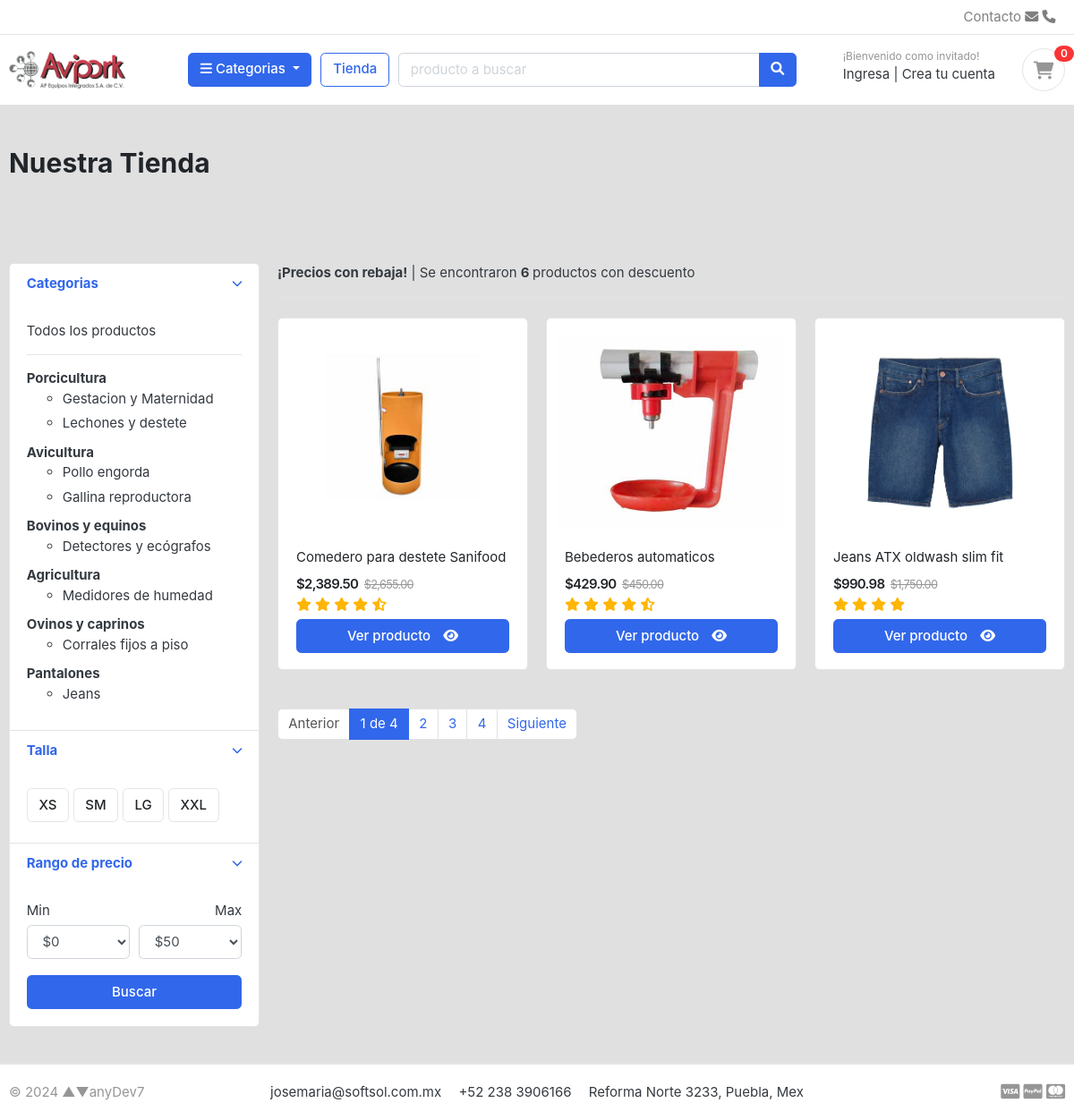
/store/, run on the app's committed database.
### category/models.py (models this page shows, shortened)
class Category(models.Model):
    name = models.CharField("Nombre", max_length=50, unique=True)
    slug = models.SlugField(max_length=100, unique=True)
    desc = models.TextField("Descripción", max_length=255, blank=True)
    image = models.ImageField(upload_to='photos/categories', blank=True)
    class Meta:
        verbose_name = 'categoria'
        verbose_name_plural = 'categorias'
    def get_url(self):
        return reverse('prod_by_cat', args=[None,self.slug,"c"])

class SubCategory(models.Model):
    name = models.CharField("Nombre", max_length=50, unique=True)
    slug = models.SlugField(max_length=100, unique=True)
    desc = models.TextField("Descripción", max_length=255, blank=True)
    image = models.ImageField("Imagenes", upload_to='photos/subcategories', blank=True)
    category = models.ForeignKey(Category, verbose_name="Categoria", on_delete=models.PROTECT)
    class Meta:
        verbose_name = 'subcategoria'
        verbose_name_plural = 'subcategorias'
    def get_url(self):
        return reverse('prod_by_cat', args=[self.slug,None,"s"]) # Solo funciona para el filtrado por subcategoria
    def __str__(self):
        return self.name

### store/models.py (models this page shows, shortened)
class Product(models.Model):
    name = models.CharField('Nombre prod', max_length=100, unique=True)
    slug = models.SlugField(max_length=255, unique=True)
    brand = models.CharField('Marca', max_length=50, blank=True)
    description = models.TextField('Descripción', max_length=300, blank=True)
    data_sheet = models.TextField('Ficha técnica', max_length=1000, blank=True)
    price = models.FloatField('Precio', blank=True)
    stock = models.IntegerField('Existencias totales', blank=True)
    stockvariations = models.ManyToManyField(Variation, through='StockVar', blank=True)
    tax = models.FloatField('Impuesto', blank=True,default=0.02)
    is_available = models.BooleanField('Disponible', default=True)
    has_discount = models.BooleanField('¿Descuento?', default=False)
    discount = models.FloatField(blank=True, null=True)
    low_price = models.FloatField('Precio con descuento', blank=True, default=0)
    start_by = models.DateTimeField(blank=True, null=True)
    end_by = models.DateTimeField(blank=True, null=True)
    image1 = models.ImageField(upload_to='photos/products', blank=True)
    image2 = models.ImageField(upload_to='photos/products', blank=True)
    image3 = models.ImageField(upload_to='photos/products', blank=True)
    image4 = models.ImageField(upload_to='photos/products', blank=True)
    created_at = models.DateTimeField(auto_now_add=True)
    updated_at = models.DateTimeField(auto_now=True)
    categories = models.ManyToManyField(SubCategory, verbose_name='SubCategorias', blank=True)
    class Meta:
        verbose_name = 'producto'
        verbose_name_plural = 'productos'
    def get_url(self):
        subcat = None
        sub = self.categories.first()
        try:
            subcat = SubCategory.objects.get(name=sub)
        except Exception as e:
            raise e
        return reverse('product_detail', args=[subcat.slug, self.slug])
    def avgRating(self):
        ratings = Rating.objects.filter(product=self, status=True).aggregate(average=Avg('rating')) # agrega el campo average
        avg = 0
        if ratings['average'] is not None:
            avg = float(ratings['average'])
        return avg

### store/views.py (the view)
# urls.py: path('store/', include('store.urls') ),
def store(request, category_slug=None, cat_slug=None, flag=None):
    paged_products = None
    products = None
    low_prods = None
    if category_slug != None:
        if flag == 's':
            category = get_object_or_404(SubCategory, slug=category_slug)
            products = Product.objects.filter(categories=category, is_available=True).order_by('-has_discount', '-created_at')
            low_prods = Product.objects.filter(categories=category, is_available=True, has_discount=True)
        else:
            category = get_object_or_404(Category, slug=cat_slug) # Sí funciona
            products = Product.objects.filter(categories__category=category, is_available=True).order_by('-has_discount', '-created_at').distinct() # Quitar los productos repetidos #Sí funciona
            low_prods = Product.objects.filter(categories__category=category, is_available=True, has_discount=True).distinct() # Quitar los productos repetidos
        prod_count = products.count()
        low_prod_count = low_prods.count()
    else:
        products = Product.objects.all().filter(is_available=True).order_by('-has_discount', '-created_at')
        prod_count = products.count()
        low_prods = Product.objects.filter(is_available=True, has_discount=True)
        low_prod_count = low_prods.count()
    if products:
        paged_products = paging(request, products, 3) # Modificar la cantidad de productos por página
    context = {
        'title': 'Store',
        'products': paged_products,
        'prod_count': prod_count,
        'low_prod_count': low_prod_count,
    }
    return render(request, 'store/store.html', context)

### category/context_processors.py (called while the page is built)
def menu_cat_links(request):
    links = Category.objects.all()
    return dict(cat_links=links)

def menu_subcat_links(request):
    links = SubCategory.objects.all()
    return dict(subcat_links=links)

### ecart/context_processors.py (called while the page is built)
def counter(request):
    count = 0
    if 'admin' in request.path:
        return {}
    else:
        try:                    # filter: 'fetch' todos los que cumplen con la condición
            if request.user.is_authenticated:
                cart_items = CartItem.objects.all().filter(user=request.user)
            else:
                cart = Cart.objects.filter(cart_id=_cart_id(request))
                cart_items = CartItem.objects.all().filter(cart=cart[:1])
            for item in cart_items:
                count += item.quantity
        except Cart.DoesNotExist:
            count = 0
        return dict(cart_count=count)

### ecart/views.py (called while the page is built)
def _cart_id(request): # Conseguir la sesion actual
    cart = request.session.session_key
    if not cart:
        cart = request.session.create()
    return cart

### store/views.py (called while the page is built)
def paging(request, products, number_pages):
    paginator = None
    page = None
    paged_products = None
    paginator = Paginator(products, number_pages)
    page = request.GET.get('page')
    paged_products = paginator.get_page(page)
    return paged_products

### mainapp/templates/store/store.html (shortened to what this page needs)
{% extends "mainapp/layout.html" %}
{% load static %}
{% block content %}
<section class="section-pagetop bg" style="background: #e0e0e0">
<div class="container">
	{% if 'search' in request.path %}
	<h2 class="title-page">Resultados de su busqueda</h2>
	{% else %}
	<h2 class="title-page">Nuestra Tienda</h2>
	{% endif %}
</div>
</section>
<section class="section-content padding-y" style="background: #e0e0e0">
<div class="container">
<div class="row">
	<aside class="col-md-3">
<div class="card">
	<article class="filter-group">
		<header class="card-header">
			<a href="#" data-toggle="collapse" data-target="#collapse_1" aria-expanded="true" class="">
				<i class="icon-control fa fa-chevron-down"></i>
				<h6 class="title">Categorias</h6>
			</a>
		</header>
		<div class="filter-content collapse show" id="collapse_1" style="">
			<div class="card-body">
				<ul class="list-menu">
					<li><a href="{% url "store" %}">Todos los productos</a></li>
					<hr>
					{% for cat in cat_links %}
						<li><span><a href="{{cat.get_url}}"><b>{{cat.name}}</b></a></span>
							<ul>
									{% for subcat in subcat_links %}
										{% if subcat.category.name == cat.name  %}
											<li><a href="{{subcat.get_url}}"> {{subcat.name}}</a></li>
										{% endif %}
									{% endfor %}
							</ul>
						</li>
					{% endfor %}
				</ul>
			</div>
		</div>
	</article>
	<article class="filter-group">
		<header class="card-header">
			<a href="#" data-toggle="collapse" data-target="#collapse_4" aria-expanded="true" class="">
				<i class="icon-control fa fa-chevron-down"></i>
				<h6 class="title">Talla </h6>
			</a>
		</header>
		<div class="filter-content collapse show" id="collapse_4" style="">
			<div class="card-body">
			  <label class="checkbox-btn">
			    <span class="btn btn-light"> XS </span>
			  </label>
			  <label class="checkbox-btn">
			    <span class="btn btn-light"> SM </span>
			  </label>
			  <label class="checkbox-btn">
			    <span class="btn btn-light"> LG </span>
			  </label>
			  <label class="checkbox-btn">
			    <span class="btn btn-light"> XXL </span>
			  </label>
		</div>
		</div>
	</article>
	<article class="filter-group">
		<header class="card-header">
			<a href="#" data-toggle="collapse" data-target="#collapse_3" aria-expanded="true" class="">
				<i class="icon-control fa fa-chevron-down"></i>
				<h6 class="title">Rango de precio </h6>
			</a>
		</header>
		<div class="filter-content collapse show" id="collapse_3" style="">
			<div class="card-body">
				<div class="form-row">
				<div class="form-group col-md-6">
				  <label>Min</label>
				  	<select class="mr-2 form-control">
						<option value="0">$0</option>
					</select>
				</div>
				<div class="form-group text-right col-md-6">
				  <label>Max</label>
				  	<select class="mr-2 form-control">
						<option value="50">$50</option>
					</select>
				</div>
				</div>
				<button class="btn btn-block btn-primary">Buscar</button>
			</div>
		</div>
	</article>
</div>
	</aside>
	<main class="col-md-9">
<header class="border-bottom mb-4 pb-3">
		<div class="form-inline">
			{% if low_prod_count > 0 %}
			<span class="mr-md-auto"> <b>¡Precios con rebaja!</b> | Se encontraron <b> {{low_prod_count}} </b> productos con descuento</span>
			{% else %}
			<span class="mr-md-auto">Se encontraron <b> {{prod_count}} </b> productos</span>
			{% endif %}
		</div>
</header>
<div class="row">
	{% if products %}
	{% for product in products %}
		<div class="col-md-4">
			<figure class="card card-product-grid" style="padding-top: 18px;">
				<div class="img-wrap">
					<a href="{{product.get_url}}"> <img src="{{product.image1.url}}"></a>
				</div>
				<figcaption class="info-wrap">
					<div class="fix-height">
						<a href="{{product.get_url}}" class="title">{{product.name}}</a>
						<div class="price-wrap mt-2">
							{% if product.has_discount %}
							<span class="price">${{product.low_price|floatformat:"2g"}}</span>
							<del class="price-old">${{product.price|floatformat:"2g"}}</del>
							{% else %}
							<span class="price">${{product.price|floatformat:"2g"}}</span>
							{% endif %}
						</div>
						<div class="rating-star">
							<span>
								<i class="fa fa-star{% if product.avgRating < 0.5 %}-o{% elif product.avgRating >= 0.5 and product.avgRating < 1 %}-half-alt{% endif %} " aria-hidden="true" style="color: #ffb503;"></i>
								<i class="fa fa-star{% if product.avgRating < 1.5 %}-o{% elif product.avgRating >= 1.5 and product.avgRating < 2 %}-half-alt{% endif %} " aria-hidden="true" style="color: #ffb503;"></i>
								<i class="fa fa-star{% if product.avgRating < 2.5 %}-o{% elif product.avgRating >= 2.5 and product.avgRating < 3 %}-half-alt{% endif %} " aria-hidden="true" style="color: #ffb503;"></i>
								<i class="fa fa-star{% if product.avgRating < 3.5 %}-o{% elif product.avgRating >= 3.5 and product.avgRating < 4 %}-half-alt{% endif %} " aria-hidden="true" style="color: #ffb503;"></i>
								<i class="fa fa-star{% if product.avgRating < 4.5 %}-o{% elif product.avgRating >= 4.5 and product.avgRating < 5 %}-half-alt{% endif %} " aria-hidden="true" style="color: #ffb503;"></i>
							</span>
						</div>
					</div>
					 <a href="{{product.get_url }}" class="btn btn-block btn-primary"> <span class="text">Ver producto</span> <i class="fas fa-eye"></i>  </a>
				</figcaption>
			</figure>
		</div>
	{% endfor %}
	{% else %}
	<head>No se encontraton coincidencias, intenta otra busqueda.</head>
	{% endif %}
</div>
<nav class="mt-4" aria-label="Page navigation sample">
	{% if not 'search' in request.path %}
	{% if products.has_other_pages %}
		<ul class="pagination">
			{% if products.has_previous %}
			<li class="page-item"><a class="page-link" href="?page= {{products.previous_page_number}}">Anterior</a></li>
			{% else %}
			<li class="page-item disabled"><a class="page-link" href="#">Anterior</a></li>
			{% endif %}
			{% for i in products.paginator.page_range|slice:":4" %}
				{% if products.number == i %}
				<li class="page-item active"><a class="page-link" href="#">{{i}} de {{ products.paginator.num_pages }}</a></li>
				{% else %}
				<li class="page-item disable"><a class="page-link" href="?page={{i}}">{{i}}</a></li>
				{% endif %}
			{% endfor %}
			{% if products.has_next %}
				<li class="page-item"><a class="page-link" href="?page= {{products.next_page_number}}">Siguiente</a></li>
			{% else %}
				<li class="page-item disabled"><a class="page-link" href="#">Siguiente</a></li>
			{% endif %}
		</ul>
	{% endif %}
	{% endif %}
</nav>
	</main>
</div>
</div>
</section>
{% endblock content %}

### mainapp/static/css/ui.css (style rules this page uses)
html { font-family: "Inter", sans-serif; font-size: 15px; }
.img-wrap { text-align: center; display: block; }
.img-wrap img { max-width: 100%; }
.price-wrap { letter-spacing: -0.7px; }
.padding-y { padding-top: 40px; padding-bottom: 40px; }
figure { margin-bottom: 0; }
article:after, .form-group:after { display: block; clear: both; content: ""; }
.bg { background-color: #f8f9fa; }
.title-page { color: #212529; }
.btn-light { background-color: #fff; border-color: #e4e4e4; }
.btn .text + i { margin-left: 10px; }
[class*=list-] li:after { visibility: hidden; display: block; content: ""; overflow: hidden; height: 0; clear: both; }
.list-menu { list-style: none; margin: 0; padding-left: 0; }
.list-menu li { margin-bottom: 5px; }
.list-menu a { color: #343a40; }
[class*=card-product] a.title { color: #212529; display: block; }
[class*=card-product] .img-wrap { overflow: hidden; position: relative; }
[class*=card-product] .img-wrap img { height: 100%; max-width: 100%; width: auto; display: inline-block; -o-object-fit: cover; object-fit: cover; }
.card-product-grid { margin-bottom: 20px; }
.card-product-grid .img-wrap { border-radius: 0.2rem 0.2rem 0 0; height: 220px; }
.card-product-grid .info-wrap { overflow: hidden; padding: 18px 20px; }
.card-product-grid .fix-height { height: 80px; overflow: hidden; }
.card .img-wrap { overflow: hidden; }
.price { font-weight: 600; color: #212529; }
.price-old { color: #969696; margin-left: 3px; font-size: 85%; }
.icon-control { margin-top: 5px; float: right; font-size: 80%; }
.card-header .title { margin-bottom: 0; line-height: 1.5; }
.filter-group { border-bottom: 1px solid #e4e4e4; }
.filter-group .card-header { border-bottom: 0; }
.filter-group:last-child { border-bottom: 0; }
.checkbox-btn { position: relative; }
.section-pagetop { padding: 45px 0; }

### data on the page
Category: name "Porcicultura"
SubCategory: name "Gestacion y Maternidad"
SubCategory: name "Lechones y destete"
Category: name "Avicultura"
SubCategory: name "Pollo engorda"
SubCategory: name "Gallina reproductora"
Category: name "Bovinos y equinos"
SubCategory: name "Detectores y ecógrafos"
Category: name "Agricultura"
SubCategory: name "Medidores de humedad"
Category: name "Ovinos y caprinos"
SubCategory: name "Corrales fijos a piso"
Category: name "Pantalones"
SubCategory: name "Jeans"
Product: image1 (picture), name "Comedero para destete Sanifood", low_price "2,389.50", price "2,655.00"
Product: image1 (picture), name "Bebederos automaticos", low_price "429.90", price "450.00"
Product: image1 (picture), name "Jeans ATX oldwash slim fit", low_price "990.98", price "1,750.00"

### other printed values
{{ cart_count }} "0"
{{ low_prod_count }} "6"
{{ i }} "1"
{{ products.paginator.num_pages }} "4"
{{ i }} "2" "3" "4"
